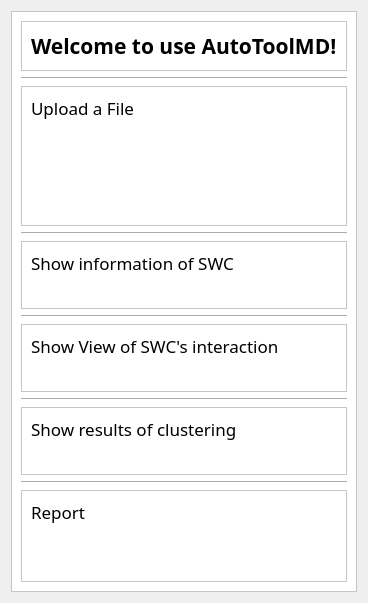
               <widget class="QWidget" name="page_help">
                <layout class="QHBoxLayout" name="horizontalLayout_38">
                 <property name="leftMargin">
                  <number>11</number>
                 </property>
                 <property name="topMargin">
                  <number>11</number>
                 </property>
                 <property name="rightMargin">
                  <number>11</number>
                 </property>
                 <property name="bottomMargin">
                  <number>11</number>
                 </property>
                 <item>
                  <widget class="QFrame" name="frame_47">
                   <property name="styleSheet">
                    <string notr="true">background-color: rgb(255, 255, 255);</string>
                   </property>
                   <property name="frameShape">
                    <enum>QFrame::StyledPanel</enum>
                   </property>
                   <property name="frameShadow">
                    <enum>QFrame::Raised</enum>
                   </property>
                   <layout class="QVBoxLayout" name="verticalLayout_15">
                    <item>
                     <widget class="QFrame" name="frame_48">
                      <property name="frameShape">
                       <enum>QFrame::StyledPanel</enum>
                      </property>
                      <property name="frameShadow">
                       <enum>QFrame::Raised</enum>
                      </property>
                      <layout class="QVBoxLayout" name="verticalLayout_16">
                       <item>
                        <widget class="QLabel" name="label_2">
                         <property name="sizePolicy">
                          <sizepolicy hsizetype="Preferred" vsizetype="Expanding">
                           <horstretch>0</horstretch>
                           <verstretch>1</verstretch>
                          </sizepolicy>
                         </property>
                         <property name="font">
                          <font>
                           <family>等线</family>
                           <pointsize>16</pointsize>
                           <weight>75</weight>
                           <bold>true</bold>
                           <underline>false</underline>
                          </font>
                         </property>
                         <property name="text">
                          <string>Welcome to use AutoToolMD!</string>
                         </property>
                        </widget>
                       </item>
                      </layout>
                     </widget>
                    </item>
                    <item>
                     <widget class="Line" name="line_8">
                      <property name="orientation">
                       <enum>Qt::Horizontal</enum>
                      </property>
                     </widget>
                    </item>
                    <item>
                     <widget class="QFrame" name="frame_49">
                      <property name="sizePolicy">
                       <sizepolicy hsizetype="Preferred" vsizetype="Expanding">
                        <horstretch>0</horstretch>
                        <verstretch>2</verstretch>
                       </sizepolicy>
                      </property>
                      <property name="frameShape">
                       <enum>QFrame::StyledPanel</enum>
                      </property>
                      <property name="frameShadow">
                       <enum>QFrame::Raised</enum>
                      </property>
                      <layout class="QVBoxLayout" name="verticalLayout_25">
                       <property name="spacing">
                        <number>14</number>
                       </property>
                       <item>
                        <widget class="QLabel" name="label_17">
                         <property name="font">
                          <font>
                           <family>黑体</family>
                           <pointsize>13</pointsize>
                           <weight>50</weight>
                           <bold>false</bold>
                          </font>
                         </property>
                         <property name="text">
                          <string>Upload a File</string>
                         </property>
                        </widget>
                       </item>
                       <item>
                        <widget class="QLabel" name="label_18">
                         <property name="font">
                          <font>
                           <family>微软雅黑</family>
                           <pointsize>10</pointsize>
                           <weight>50</weight>
                           <bold>false</bold>
                          </font>
                         </property>
                         <property name="text">
                          <string/>
                         </property>
                        </widget>
                       </item>
                       <item>
                        <widget class="QLabel" name="label_25">
                         <property name="font">
                          <font>
                           <family>微软雅黑</family>
                           <pointsize>10</pointsize>
                           <weight>50</weight>
                           <bold>false</bold>
                          </font>
                         </property>
                         <property name="text">
                          <string/>
                         </property>
                        </widget>
                       </item>
                       <item>
                        <widget class="QLabel" name="label_26">
                         <property name="font">
                          <font>
                           <family>微软雅黑</family>
                           <pointsize>10</pointsize>
                           <weight>50</weight>
                           <bold>false</bold>
                          </font>
                         </property>
                         <property name="text">
                          <string/>
                         </property>
                        </widget>
                       </item>
                      </layout>
                     </widget>
                    </item>
                    <item>
                     <widget class="Line" name="line_9">
                      <property name="orientation">
                       <enum>Qt::Horizontal</enum>
                      </property>
                     </widget>
                    </item>
                    <item>
                     <widget class="QFrame" name="frame_50">
                      <property name="sizePolicy">
                       <sizepolicy hsizetype="Preferred" vsizetype="Expanding">
                        <horstretch>0</horstretch>
                        <verstretch>1</verstretch>
                       </sizepolicy>
                      </property>
                      <property name="frameShape">
                       <enum>QFrame::StyledPanel</enum>
                      </property>
                      <property name="frameShadow">
                       <enum>QFrame::Raised</enum>
                      </property>
                      <layout class="QVBoxLayout" name="verticalLayout_26">
                       <item>
                        <widget class="QLabel" name="label_19">
                         <property name="font">
                          <font>
                           <family>黑体</family>
                           <pointsize>13</pointsize>
                          </font>
                         </property>
                         <property name="text">
                          <string>Show information of SWC</string>
                         </property>
                        </widget>
                       </item>
                       <item>
                        <widget class="QLabel" name="label_23">
                         <property name="font">
                          <font>
                           <family>微软雅黑</family>
                           <pointsize>10</pointsize>
                           <weight>50</weight>
                           <bold>false</bold>
                          </font>
                         </property>
                         <property name="text">
                          <string/>
                         </property>
                        </widget>
                       </item>
                      </layout>
                     </widget>
                    </item>
                    <item>
                     <widget class="Line" name="line_10">
                      <property name="orientation">
                       <enum>Qt::Horizontal</enum>
                      </property>
                     </widget>
                    </item>
                    <item>
                     <widget class="QFrame" name="frame_52">
                      <property name="sizePolicy">
                       <sizepolicy hsizetype="Preferred" vsizetype="Expanding">
                        <horstretch>0</horstretch>
                        <verstretch>1</verstretch>
                       </sizepolicy>
                      </property>
                      <property name="frameShape">
                       <enum>QFrame::StyledPanel</enum>
                      </property>
                      <property name="frameShadow">
                       <enum>QFrame::Raised</enum>
                      </property>
                      <layout class="QVBoxLayout" name="verticalLayout_27">
                       <item>
                        <widget class="QLabel" name="label_20">
                         <property name="font">
                          <font>
                           <family>黑体</family>
                           <pointsize>13</pointsize>
                          </font>
                         </property>
                         <property name="text">
                          <string>Show View of SWC's interaction</string>
                         </property>
                        </widget>
                       </item>
                       <item>
                        <widget class="QLabel" name="label_24">
                         <property name="font">
                          <font>
                           <family>微软雅黑</family>
                           <pointsize>10</pointsize>
                           <weight>50</weight>
                           <bold>false</bold>
                          </font>
                         </property>
                         <property name="text">
                          <string/>
                         </property>
                        </widget>
                       </item>
                      </layout>
                     </widget>
                    </item>
                    <item>
                     <widget class="Line" name="line_11">
                      <property name="orientation">
                       <enum>Qt::Horizontal</enum>
                      </property>
                     </widget>
                    </item>
                    <item>
                     <widget class="QFrame" name="frame_51">
                      <property name="sizePolicy">
                       <sizepolicy hsizetype="Preferred" vsizetype="Expanding">
                        <horstretch>0</horstretch>
                        <verstretch>1</verstretch>
                       </sizepolicy>
                      </property>
                      <property name="frameShape">
                       <enum>QFrame::StyledPanel</enum>
                      </property>
                      <property name="frameShadow">
                       <enum>QFrame::Raised</enum>
                      </property>
                      <layout class="QVBoxLayout" name="verticalLayout_28">
                       <item>
                        <widget class="QLabel" name="label_21">
                         <property name="font">
                          <font>
                           <family>黑体</family>
                           <pointsize>13</pointsize>
                          </font>
                         </property>
                         <property name="text">
                          <string>Show results of clustering</string>
                         </property>
                        </widget>
                       </item>
                       <item>
                        <widget class="QLabel" name="label_22">
                         <property name="font">
                          <font>
                           <family>微软雅黑</family>
                           <pointsize>10</pointsize>
                           <weight>50</weight>
                           <bold>false</bold>
                          </font>
                         </property>
                         <property name="text">
                          <string/>
                         </property>
                        </widget>
                       </item>
                      </layout>
                     </widget>
                    </item>
                    <item>
                     <widget class="Line" name="line_12">
                      <property name="orientation">
                       <enum>Qt::Horizontal</enum>
                      </property>
                     </widget>
                    </item>
                    <item>
                     <widget class="QFrame" name="frame_70">
                      <property name="sizePolicy">
                       <sizepolicy hsizetype="Preferred" vsizetype="Expanding">
                        <horstretch>0</horstretch>
                        <verstretch>1</verstretch>
                       </sizepolicy>
                      </property>
                      <property name="frameShape">
                       <enum>QFrame::StyledPanel</enum>
                      </property>
                      <property name="frameShadow">
                       <enum>QFrame::Raised</enum>
                      </property>
                      <layout class="QVBoxLayout" name="verticalLayout_36">
                       <item>
                        <widget class="QLabel" name="label_38">
                         <property name="font">
                          <font>
                           <family>黑体</family>
                           <pointsize>13</pointsize>
                          </font>
                         </property>
                         <property name="text">
                          <string>Report</string>
                         </property>
                        </widget>
                       </item>
                       <item>
                        <widget class="QLabel" name="label_39">
                         <property name="font">
                          <font>
                           <family>微软雅黑</family>
                           <pointsize>10</pointsize>
                           <weight>50</weight>
                           <bold>false</bold>
                          </font>
                         </property>
                         <property name="text">
                          <string/>
                         </property>
                        </widget>
                       </item>
                       <item>
                        <widget class="QLabel" name="label_40">
                         <property name="font">
                          <font>
                           <family>微软雅黑</family>
                           <pointsize>10</pointsize>
                          </font>
                         </property>
                         <property name="text">
                          <string/>
                         </property>
                        </widget>
                       </item>
                      </layout>
                     </widget>
                    </item>
                   </layout>
                  </widget>
                 </item>
                </layout>
               </widget>
